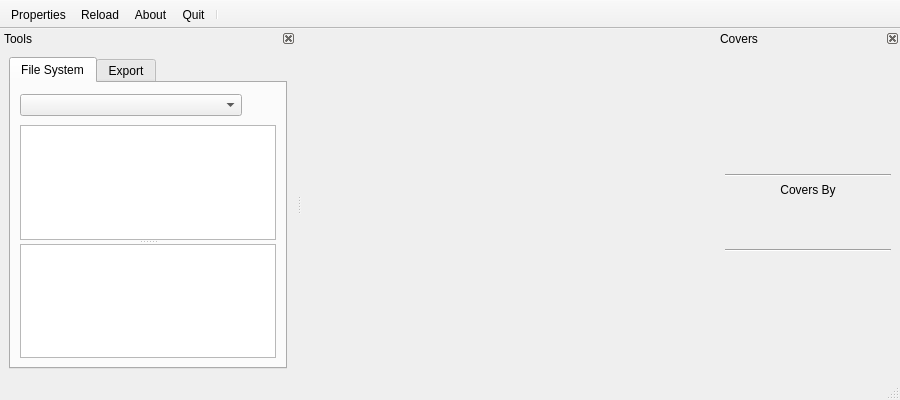
<?xml version="1.0" encoding="UTF-8"?>
<ui version="4.0">
 <class>UIMain</class>
 <widget class="QMainWindow" name="UIMain">
  <property name="geometry">
   <rect>
    <x>0</x>
    <y>0</y>
    <width>900</width>
    <height>400</height>
   </rect>
  </property>
  <property name="iconSize">
   <size>
    <width>24</width>
    <height>24</height>
   </size>
  </property>
  <property name="toolButtonStyle">
   <enum>Qt::ToolButtonTextUnderIcon</enum>
  </property>
  <property name="dockNestingEnabled">
   <bool>true</bool>
  </property>
  <property name="unifiedTitleAndToolBarOnMac">
   <bool>true</bool>
  </property>
  <widget class="QWidget" name="centralwidget">
   <layout class="QVBoxLayout" name="centralVerticalLayout">
    <item>
     <widget class="pQueuedMessageToolBar" name="qmtbInfos"/>
    </item>
    <item>
     <widget class="QSplitter" name="sViews">
      <property name="orientation">
       <enum>Qt::Horizontal</enum>
      </property>
      <widget class="PartitionWidget" name="pwMainView" native="true"/>
     </widget>
    </item>
   </layout>
  </widget>
  <widget class="pDockWidget" name="dwTools">
   <property name="features">
    <set>QDockWidget::DockWidgetClosable|QDockWidget::DockWidgetMovable</set>
   </property>
   <property name="allowedAreas">
    <set>Qt::LeftDockWidgetArea|Qt::RightDockWidgetArea</set>
   </property>
   <property name="windowTitle">
    <string>Tools</string>
   </property>
   <attribute name="dockWidgetArea">
    <number>1</number>
   </attribute>
   <widget class="QWidget" name="dockWidgetContents">
    <layout class="QVBoxLayout" name="verticalLayout">
     <item>
      <widget class="QTabWidget" name="twPages">
       <property name="currentIndex">
        <number>0</number>
       </property>
       <widget class="QWidget" name="wFS">
        <attribute name="icon">
         <iconset resource="../resources/resources.qrc">
          <normaloff>:/icons/folder-tree.tsvg</normaloff>:/icons/folder-tree.tsvg</iconset>
        </attribute>
        <attribute name="title">
         <string>File System</string>
        </attribute>
        <layout class="QGridLayout" name="gridLayout">
         <item row="0" column="0">
          <widget class="QComboBox" name="cbDrives"/>
         </item>
         <item row="0" column="1">
          <widget class="QToolButton" name="tbReloadDrives">
           <property name="toolTip">
            <string>Reload the mount points</string>
           </property>
           <property name="icon">
            <iconset resource="../resources/resources.qrc">
             <normaloff>:/icons/refresh-cw.tsvg</normaloff>:/icons/refresh-cw.tsvg</iconset>
           </property>
           <property name="iconSize">
            <size>
             <width>20</width>
             <height>20</height>
            </size>
           </property>
           <property name="autoRaise">
            <bool>true</bool>
           </property>
          </widget>
         </item>
         <item row="1" column="0" colspan="2">
          <widget class="QSplitter" name="splitter">
           <property name="orientation">
            <enum>Qt::Vertical</enum>
           </property>
           <widget class="QTreeView" name="tvFolders">
            <property name="editTriggers">
             <set>QAbstractItemView::NoEditTriggers</set>
            </property>
            <property name="uniformRowHeights">
             <bool>true</bool>
            </property>
            <property name="headerHidden">
             <bool>true</bool>
            </property>
           </widget>
           <widget class="QListView" name="lvFiles">
            <property name="editTriggers">
             <set>QAbstractItemView::NoEditTriggers</set>
            </property>
            <property name="dragEnabled">
             <bool>true</bool>
            </property>
            <property name="dragDropMode">
             <enum>QAbstractItemView::DragOnly</enum>
            </property>
            <property name="selectionMode">
             <enum>QAbstractItemView::ExtendedSelection</enum>
            </property>
            <property name="uniformItemSizes">
             <bool>true</bool>
            </property>
           </widget>
          </widget>
         </item>
        </layout>
       </widget>
       <widget class="QWidget" name="wExport">
        <attribute name="icon">
         <iconset resource="../resources/resources.qrc">
          <normaloff>:/icons/hard-drive-upload.tsvg</normaloff>:/icons/hard-drive-upload.tsvg</iconset>
        </attribute>
        <attribute name="title">
         <string>Export</string>
        </attribute>
        <layout class="QVBoxLayout" name="verticalLayout_3">
         <item>
          <layout class="QHBoxLayout" name="horizontalLayout_2">
           <item>
            <spacer name="horizontalSpacer">
             <property name="orientation">
              <enum>Qt::Horizontal</enum>
             </property>
             <property name="sizeHint" stdset="0">
              <size>
               <width>40</width>
               <height>20</height>
              </size>
             </property>
            </spacer>
           </item>
           <item>
            <widget class="QToolButton" name="tbClearExport">
             <property name="toolTip">
              <string>Clear the list</string>
             </property>
             <property name="icon">
              <iconset resource="../resources/resources.qrc">
               <normaloff>:/icons/list-x.tsvg</normaloff>:/icons/list-x.tsvg</iconset>
             </property>
             <property name="iconSize">
              <size>
               <width>20</width>
               <height>20</height>
              </size>
             </property>
             <property name="autoRaise">
              <bool>true</bool>
             </property>
            </widget>
           </item>
           <item>
            <widget class="QToolButton" name="tbRemoveExport">
             <property name="toolTip">
              <string>Remove the selected items from the list</string>
             </property>
             <property name="icon">
              <iconset resource="../resources/resources.qrc">
               <normaloff>:/icons/minus.tsvg</normaloff>:/icons/minus.tsvg</iconset>
             </property>
             <property name="iconSize">
              <size>
               <width>20</width>
               <height>20</height>
              </size>
             </property>
             <property name="autoRaise">
              <bool>true</bool>
             </property>
            </widget>
           </item>
           <item>
            <widget class="QToolButton" name="tbExport">
             <property name="toolTip">
              <string>Process the export list</string>
             </property>
             <property name="icon">
              <iconset resource="../resources/resources.qrc">
               <normaloff>:/icons/hard-drive-upload.tsvg</normaloff>:/icons/hard-drive-upload.tsvg</iconset>
             </property>
             <property name="iconSize">
              <size>
               <width>20</width>
               <height>20</height>
              </size>
             </property>
             <property name="autoRaise">
              <bool>true</bool>
             </property>
            </widget>
           </item>
          </layout>
         </item>
         <item>
          <widget class="ListView" name="lvExport">
           <property name="editTriggers">
            <set>QAbstractItemView::NoEditTriggers</set>
           </property>
           <property name="showDropIndicator" stdset="0">
            <bool>false</bool>
           </property>
           <property name="dragDropMode">
            <enum>QAbstractItemView::DropOnly</enum>
           </property>
           <property name="defaultDropAction">
            <enum>Qt::CopyAction</enum>
           </property>
           <property name="selectionMode">
            <enum>QAbstractItemView::ExtendedSelection</enum>
           </property>
           <property name="verticalScrollMode">
            <enum>QAbstractItemView::ScrollPerPixel</enum>
           </property>
           <property name="horizontalScrollMode">
            <enum>QAbstractItemView::ScrollPerPixel</enum>
           </property>
           <property name="uniformItemSizes">
            <bool>true</bool>
           </property>
          </widget>
         </item>
        </layout>
       </widget>
      </widget>
     </item>
    </layout>
   </widget>
  </widget>
  <widget class="QStatusBar" name="statusBar"/>
  <widget class="QToolBar" name="toolBar">
   <property name="windowTitle">
    <string>Main ToolBar</string>
   </property>
   <property name="movable">
    <bool>false</bool>
   </property>
   <property name="floatable">
    <bool>false</bool>
   </property>
   <attribute name="toolBarArea">
    <enum>TopToolBarArea</enum>
   </attribute>
   <attribute name="toolBarBreak">
    <bool>false</bool>
   </attribute>
   <addaction name="aProperties"/>
   <addaction name="aReloadPartitions"/>
   <addaction name="aAbout"/>
   <addaction name="aQuit"/>
   <addaction name="separator"/>
  </widget>
  <widget class="pDockWidget" name="dwCovers">
   <property name="minimumSize">
    <size>
     <width>184</width>
     <height>192</height>
    </size>
   </property>
   <property name="maximumSize">
    <size>
     <width>184</width>
     <height>524287</height>
    </size>
   </property>
   <property name="features">
    <set>QDockWidget::DockWidgetClosable|QDockWidget::DockWidgetMovable</set>
   </property>
   <property name="allowedAreas">
    <set>Qt::LeftDockWidgetArea|Qt::RightDockWidgetArea</set>
   </property>
   <property name="windowTitle">
    <string>Covers</string>
   </property>
   <attribute name="dockWidgetArea">
    <number>2</number>
   </attribute>
   <widget class="QWidget" name="dockWidgetContents_2">
    <layout class="QVBoxLayout" name="verticalLayout_4">
     <item>
      <widget class="QLabel" name="lCDCover">
       <property name="alignment">
        <set>Qt::AlignCenter</set>
       </property>
       <property name="openExternalLinks">
        <bool>true</bool>
       </property>
      </widget>
     </item>
     <item>
      <widget class="Line" name="line_2">
       <property name="orientation">
        <enum>Qt::Horizontal</enum>
       </property>
      </widget>
     </item>
     <item>
      <widget class="QLabel" name="lWiiTDB">
       <property name="minimumSize">
        <size>
         <width>0</width>
         <height>60</height>
        </size>
       </property>
       <property name="maximumSize">
        <size>
         <width>16777215</width>
         <height>60</height>
        </size>
       </property>
       <property name="cursor">
        <cursorShape>PointingHandCursor</cursorShape>
       </property>
       <property name="toolTip">
        <string notr="true">http://wiitdb.com</string>
       </property>
       <property name="styleSheet">
        <string notr="true">QLabel {
	background-image: url(:/wii/wiitdb.png);
	background-repeat: no-repeat;
	background-position:center bottom;
	font: bold 13px &quot;Arial&quot;;
}</string>
       </property>
       <property name="text">
        <string>Covers By</string>
       </property>
       <property name="alignment">
        <set>Qt::AlignHCenter|Qt::AlignTop</set>
       </property>
       <property name="wordWrap">
        <bool>true</bool>
       </property>
      </widget>
     </item>
     <item>
      <widget class="Line" name="line">
       <property name="orientation">
        <enum>Qt::Horizontal</enum>
       </property>
      </widget>
     </item>
     <item>
      <widget class="QLabel" name="lCover">
       <property name="alignment">
        <set>Qt::AlignCenter</set>
       </property>
       <property name="openExternalLinks">
        <bool>true</bool>
       </property>
      </widget>
     </item>
    </layout>
   </widget>
  </widget>
  <action name="aReloadPartitions">
   <property name="icon">
    <iconset resource="../resources/resources.qrc">
     <normaloff>:/icons/refresh-cw.tsvg</normaloff>:/icons/refresh-cw.tsvg</iconset>
   </property>
   <property name="text">
    <string>Reload</string>
   </property>
   <property name="toolTip">
    <string>Reload the partitions</string>
   </property>
  </action>
  <action name="aAbout">
   <property name="icon">
    <iconset resource="../resources/resources.qrc">
     <normaloff>:/icons/info.tsvg</normaloff>:/icons/info.tsvg</iconset>
   </property>
   <property name="text">
    <string>About...</string>
   </property>
   <property name="menuRole">
    <enum>QAction::AboutRole</enum>
   </property>
  </action>
  <action name="aQuit">
   <property name="icon">
    <iconset resource="../resources/resources.qrc">
     <normaloff>:/icons/power.tsvg</normaloff>:/icons/power.tsvg</iconset>
   </property>
   <property name="text">
    <string>Quit...</string>
   </property>
   <property name="menuRole">
    <enum>QAction::QuitRole</enum>
   </property>
  </action>
  <action name="aProperties">
   <property name="icon">
    <iconset resource="../resources/resources.qrc">
     <normaloff>:/icons/settings.tsvg</normaloff>:/icons/settings.tsvg</iconset>
   </property>
   <property name="text">
    <string>Properties</string>
   </property>
   <property name="menuRole">
    <enum>QAction::PreferencesRole</enum>
   </property>
  </action>
  <action name="aConvertToWBFSFiles">
   <property name="icon">
    <iconset resource="../resources/resources.qrc">
     <normaloff>:/icons/file-input.tsvg</normaloff>:/icons/file-input.tsvg</iconset>
   </property>
   <property name="text">
    <string>Convert ISO Files</string>
   </property>
  </action>
  <action name="aConvertToISOFiles">
   <property name="icon">
    <iconset resource="../resources/resources.qrc">
     <normaloff>:/icons/file-output.tsvg</normaloff>:/icons/file-output.tsvg</iconset>
   </property>
   <property name="text">
    <string>Convert WBFS Files</string>
   </property>
  </action>
  <action name="aRenameDiscsInFolder">
   <property name="icon">
    <iconset resource="../resources/resources.qrc">
     <normaloff>:/icons/folder-pen.tsvg</normaloff>:/icons/folder-pen.tsvg</iconset>
   </property>
   <property name="text">
    <string>Rename Discs in folder</string>
   </property>
  </action>
 </widget>
 <customwidgets>
  <customwidget>
   <class>ListView</class>
   <extends>QListView</extends>
   <header>ListView.h</header>
  </customwidget>
  <customwidget>
   <class>PartitionWidget</class>
   <extends>QWidget</extends>
   <header>PartitionWidget.h</header>
   <container>1</container>
  </customwidget>
  <customwidget>
   <class>pQueuedMessageToolBar</class>
   <extends>QToolBar</extends>
   <header location="global">FreshGui/pQueuedMessageToolBar</header>
  </customwidget>
  <customwidget>
   <class>pDockWidget</class>
   <extends>QDockWidget</extends>
   <header location="global">FreshGui/pDockWidget</header>
   <container>1</container>
  </customwidget>
 </customwidgets>
 <resources>
  <include location="../resources/resources.qrc"/>
 </resources>
 <connections/>
</ui>
